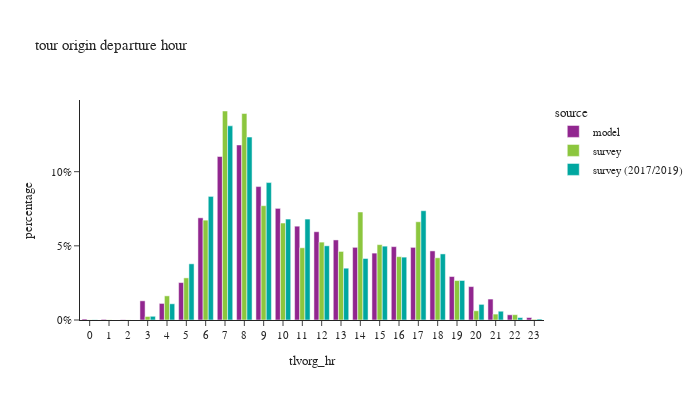

Here is the notebook cell this chart was saved with:
### Code cell
df_plot = df_tour.groupby(['tlvorg_hr','source'])['toexpfac'].sum().reset_index()
df_plot['percentage'] = df_plot.groupby(['source'], group_keys=False)['toexpfac']. \
    apply(lambda x: x / float(x.sum()))

fig = px.bar(df_plot, x="tlvorg_hr", y="percentage", color="source",
             barmode="group",title="tour origin departure hour",
             hover_data=['toexpfac'])
fig.update_layout(height=400, width=700, font=dict(size=11),
                  xaxis = dict(dtick = 1, categoryorder='category ascending'),
                  yaxis=dict(tickformat=".0%"))
fig.show()

### Figure 1 — Plotly figure (JSON) as saved in the notebook; plotly's stock layout.template omitted (floating-point values rounded to 4 significant figures)
{"data": [{"alignmentgroup": "True", "customdata": [[4204.0], [2831.0], [1147.0], [82100.0], [70900.0], [160200.0], [437300.0], [699700.0], [749200.0], [571000.0], [477700.0], [401500.0], [377800.0], [342700.0], [311000.0], [286300.0], [314000.0], [310900.0], [295700.0], [186000.0], [143000.0], [89610.0], [22290.0], [10580.0]], "hovertemplate": "source=model<br>tlvorg_hr=%{x}<br>percentage=%{y}<br>toexpfac=%{customdata[0]}<extra></extra>", "legendgroup": "model", "marker": {"color": "#91268F", "pattern": {"shape": ""}}, "name": "model", "offsetgroup": "model", "orientation": "v", "showlegend": true, "textposition": "auto", "type": "bar", "x": [0, 1, 2, 3, 4, 5, 6, 7, 8, 9, 10, 11, 12, 13, 14, 15, 16, 17, 18, 19, 20, 21, 22, 23], "xaxis": "x", "y": [0.0006623, 0.000446, 0.0001807, 0.01293, 0.01117, 0.02524, 0.06889, 0.1102, 0.118, 0.08995, 0.07526, 0.06326, 0.05951, 0.05398, 0.049, 0.0451, 0.04947, 0.04897, 0.04659, 0.02931, 0.02253, 0.01412, 0.003512, 0.001667], "yaxis": "y"}, {"alignmentgroup": "True", "customdata": [[520.4], [587.8], [322.7], [12140.0], [82940.0], [144700.0], [343100.0], [718000.0], [709300.0], [392700.0], [333100.0], [248100.0], [267600.0], [235500.0], [371000.0], [258800.0], [217600.0], [337500.0], [213800.0], [135500.0], [31680.0], [20300.0], [18290.0], [2206.0]], "hovertemplate": "source=survey<br>tlvorg_hr=%{x}<br>percentage=%{y}<br>toexpfac=%{customdata[0]}<extra></extra>", "legendgroup": "survey", "marker": {"color": "#8CC63E", "pattern": {"shape": ""}}, "name": "survey", "offsetgroup": "survey", "orientation": "v", "showlegend": true, "textposition": "auto", "type": "bar", "x": [0, 1, 2, 3, 4, 5, 6, 7, 8, 9, 10, 11, 12, 13, 14, 15, 16, 17, 18, 19, 20, 21, 22, 23], "xaxis": "x", "y": [0.0001021, 0.0001154, 6.333e-05, 0.002383, 0.01628, 0.0284, 0.06733, 0.1409, 0.1392, 0.07707, 0.06538, 0.0487, 0.05252, 0.04623, 0.07281, 0.0508, 0.0427, 0.06624, 0.04195, 0.0266, 0.006217, 0.003985, 0.00359, 0.0004329], "yaxis": "y"}, {"alignmentgroup": "True", "customdata": [[818.5], [72.75], [13910.0], [60840.0], [210800.0], [463800.0], [728600.0], [686400.0], [515600.0], [378800.0], [378700.0], [278400.0], [194400.0], [230800.0], [277100.0], [235900.0], [410000.0], [248000.0], [148300.0], [58630.0], [32950.0], [9025.0], [3630.0]], "hovertemplate": "source=survey (2017/2019)<br>tlvorg_hr=%{x}<br>percentage=%{y}<br>toexpfac=%{customdata[0]}<extra></extra>", "legendgroup": "survey (2017/2019)", "marker": {"color": "#00A7A0", "pattern": {"shape": ""}}, "name": "survey (2017/2019)", "offsetgroup": "survey (2017/2019)", "orientation": "v", "showlegend": true, "textposition": "auto", "type": "bar", "x": [0, 2, 3, 4, 5, 6, 7, 8, 9, 10, 11, 12, 13, 14, 15, 16, 17, 18, 19, 20, 21, 22, 23], "xaxis": "x", "y": [0.0001471, 1.307e-05, 0.002499, 0.01093, 0.03788, 0.08333, 0.1309, 0.1233, 0.09264, 0.06805, 0.06805, 0.05002, 0.03493, 0.04147, 0.04979, 0.04239, 0.07367, 0.04455, 0.02665, 0.01054, 0.00592, 0.001622, 0.0006522], "yaxis": "y"}], "layout": {"barmode": "group", "font": {"size": 11}, "height": 400, "legend": {"title": {"text": "source"}, "tracegroupgap": 0}, "title": {"text": "tour origin departure hour"}, "width": 700, "xaxis": {"anchor": "y", "categoryorder": "category ascending", "domain": [0.0, 1.0], "dtick": 1, "title": {"text": "tlvorg_hr"}}, "yaxis": {"anchor": "x", "domain": [0.0, 1.0], "tickformat": ".0%", "title": {"text": "percentage"}}}}
